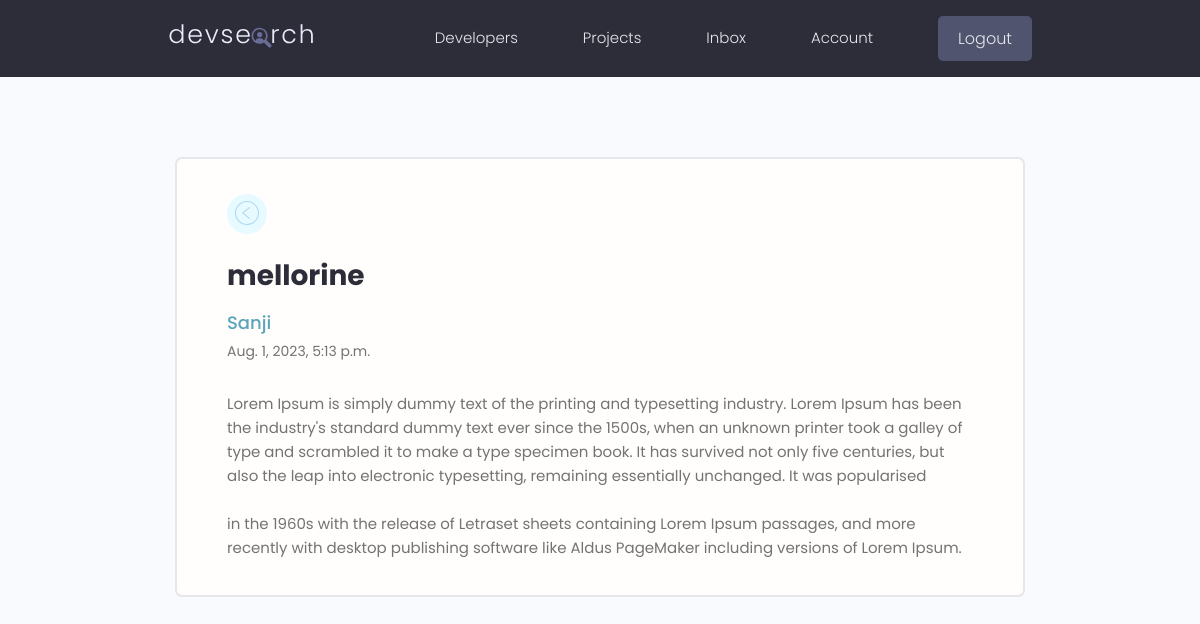
/message/d0f59b6f-6543-47f5-8f20-eca4d36ecee3/ (signed in), run on the app's committed database.
### users/models.py (models this page shows, shortened)
class Message(models.Model):
    sender=models.ForeignKey(Profile,on_delete=models.SET_NULL,null=True,blank=True)
    recipient=models.ForeignKey(Profile,on_delete=models.SET_NULL,null=True,blank=True,related_name="messages")
    name=models.CharField(max_length=200,null=True,blank=True)
    email=models.EmailField(max_length=200,null=True,blank=True)
    subject=models.CharField(max_length=200,null=True,blank=True)
    body=models.TextField()
    is_read=models.BooleanField(default=False,null=True)
    created_at=models.DateTimeField(auto_now_add=True)
    id=models.UUIDField(default=uuid.uuid4,unique=True,primary_key=True,editable=False)
    class Meta:
        ordering=['is_read','-created_at']

### users/views.py (the view)
# urls.py: path('message/<str:pk>/',views.viewMessage,name="message"),
@login_required(login_url='login')
def viewMessage(request,pk):
    profile=request.user.profile
    message=profile.messages.get(id=pk)
    if message.is_read==False:
        message.is_read=True
        message.save()
    context={'message':message}
    return render (request,'users/message.html',context)

### users/templates/users/message.html (shortened to what this page needs)
{% extends 'main.html' %}
{% block content %}
  <main class="messagePage my-xl">
    <div class="content-box">
      <div class="message">
        <a class="backButton" href="{% url 'inbox' %}"></a>
        <h2 class="message__subject">{{message.subject}}</h4>
          <a href="profile.html" class="message__author">{{message.name}}</a>
          <p class="message__date">{{message.created_at}}</p>
          <div class="message__body">{{message.body|linebreaksbr}}</div>
      </div>
    </div>
  </main>
  {% endblock %}

### static/styles/app.css (style rules this page uses)
:root { --color-sub: #2d2d39; }
.content-box { width: 95%; max-width: 85rem; margin: 0 auto; }
.message { padding: 2.5rem 0; }
.message > a { display: flex; gap: 1rem; }
.message__author, .message__date { flex-basis: 25%; }
.message__subject { flex-basis: 50%; }
.message__date { text-align: right; }
.messagePage .message { list-style: none; background: var(--color-white); padding: 3.5rem 5rem; border: 2px solid var(--color-light); border-radius: 0.7rem; }
.messagePage .message__subject { font-size: 2.8rem; color: var(--color-sub); margin-bottom: 1rem; margin-top: 2rem; }
.messagePage .message__author { font-size: 1.8rem; font-weight: 500; }
.messagePage .message__date { font-size: 1.4rem; font-weight: 400; text-align: left; margin-bottom: 3rem; }
.backButton { background: var(--color-main-light); color: var(--color-main); width: 4rem; height: 4rem; display: flex; align-items: center; justify-content: center; border-radius: 50%; }

### static/uikit/styles/modules/_variables.css (style rules this page uses)
:root { --color-main: #5aa5b9; --color-main-light: #e6faff; --color-sub: #3f4156; --color-sub-light: #51546e; --color-sub-lighter: #ededfd; --color-text: #737373; --color-gray: #8b8b8b; --color-light: #e5e7eb; --color-light-gray: #767676; --color-bg: #f8fafd; --color-white: #fffefd; --color-white-light: #f3f3f3; --color-success: #359e64; --color-success-bg: #def8e8; --color-error: #fc4b0b; --color-error-bg: #fff2ee; --font-base: 'Poppins', arial, helvetica, 'Segoe UI', roboto, ubuntu, sans-serif; --font-monospace: 'Fira Code', 'Courier New', courier, monospace; --font-regular: 300; --font-medium: 500; --font-bold: 700; --generic-shadow: 1px 1px 5px #00000010; --generic-transition: all 0.3s ease-in-out; }

### static/uikit/styles/modules/_base.css (style rules this page uses)
* { margin: 0; padding: 0; box-sizing: border-box; text-rendering: optimizeLegibility; color: inherit; font-size: inherit; }
html { font-size: 50%; }
@media only screen and (min-width: 480px) { html { font-size: 56.25%; } }
@media only screen and (min-width: 1200px) { html { font-size: 62.5%; } }
body { line-height: 1.6; font-weight: 400; font-size: 1.5rem; color: var(--color-text); background-color: var(--color-bg); min-height: 100vh; }

### static/uikit/styles/modules/_typography.css (style rules this page uses)
* { font-family: var(--font-base); }
h2 { font-size: 3.6rem; font-weight: var(--font-bold); }
p, span, strong { font-size: 1.6rem; color: var(--color-text); font-weight: var(--font-regular); }
a { padding-bottom: 2px; text-decoration: none; display: inline-block; color: var(--color-main); font-weight: var(--font-medium); }

### static/uikit/styles/modules/_utilities.css (style rules this page uses)
.my-xl { margin: 8rem auto; }

### data on the page
Message: subject "mellorine", name "Sanji", created_at "Aug. 1, 2023, 5:13 p.m.", body "Lorem Ipsum is simply dummy text of the printing and typesetting industry. Lorem Ipsum has been the industry's standard dummy text ever since the 1500s, when an unknown printer took a galley of type and scrambled it to make a type specimen book. It has survived not only five centuries, but also the leap into electronic typesetting, remaining essentially unchanged. It was popularised in the 1960s with the release of Letraset sheets containing Lorem Ipsum passages, and more recently with desktop publishing software like Aldus PageMaker including versions of Lorem Ipsum."
